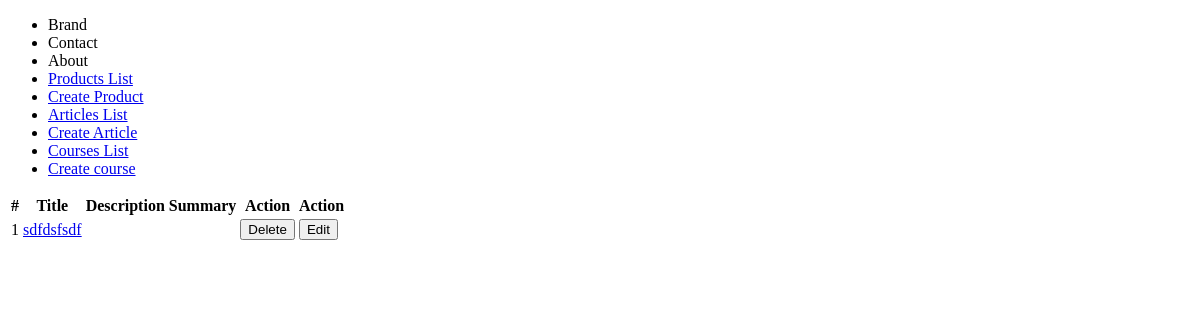
Page /courses/ on the earlier database version.
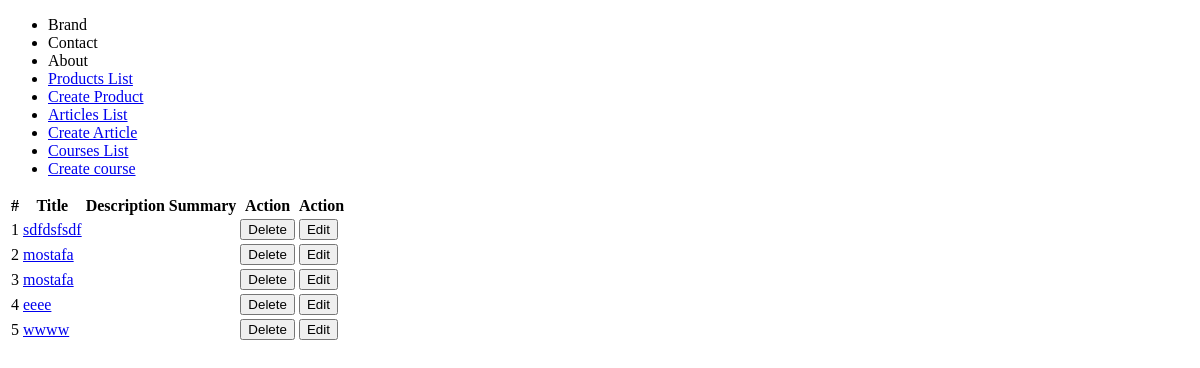
Same page on the later database version.
### courses/models.py (models this page shows)
class Course(models.Model):
    title = models.CharField(max_length=120)
    def get_absolute_url(self):
        return reverse("courses:course-detail", kwargs={"id": self.id})

### courses/views.py (the view)
# urls.py: path('', CourseListView.as_view(), name='course-list'),
class CourseListView(View):
    template_name = "courses/course_list.html"
    queryset = Course.objects.all()
    def get_queryset(self):
        return self.queryset
    def get(self, request, *args, **kwargs):
        context = {'object_list': self.get_queryset()}
        return render(request, self.template_name, context)

### courses/templates/courses/course_list.html (shortened to what this page needs)
{% extends 'base.html'%}
{% block content %}
<table>
    <thead>
        <tr>
            <th>#</th>
            <th>Title</th>
            <th>Description</th>
            <th>Summary</th>
            <th>Action</th>
            <th>Action</th>
        </tr>
    </thead>
    <tbody>
        {% for item in object_list %}
        <tr>
            <td>{{ item.id }}</td>
            <td><a href="{{ item.get_absolute_url  }}">{{ item.title }}</a></td>
            <td>{{ item.description }}</td>
            <td>{{ item.summary }}</td>
            <td>
                <form action="/courses/{{ item.id }}/delete/" method="POST">
                    <input type="submit" value="Delete">
                </form>
            </td>
            <td>
                <form action="/courses/{{ item.id }}/update/" method="POST">
                    <input type="submit" value="Edit">
                </form>
            </td>
        </tr>
        {% endfor %}
    </tbody>
</table>
{% endblock %}

### templates/base.html (shortened to what this page needs)
<!DOCTYPE html>
<html>
    <head>
    </head>
    <body>
        {% include 'navbar.html'%}
        {% block content %}{% endblock %}
    </body>
</html>

### templates/navbar.html
<nav>
    <ul>
        <li>Brand</li>
        <li>Contact</li>
        <li>About</li>
        <li><a href="/products/">Products List</a></li>
        <li><a href="/products/create/">Create Product</a></li>
        <li><a href="/articles/">Articles List</a></li>
        <li><a href="/articles/create/">Create Article</a></li>
        <li><a href="/courses/">Courses List</a></li>
        <li><a href="/courses/create/">Create course</a></li>
    </ul>
</nav>

Differences in the rows shown:
added Course: id "2", title "mostafa"
added Course: id "3", title "mostafa"
added Course: id "4", title "eeee"
added Course: id "5", title "wwww"
